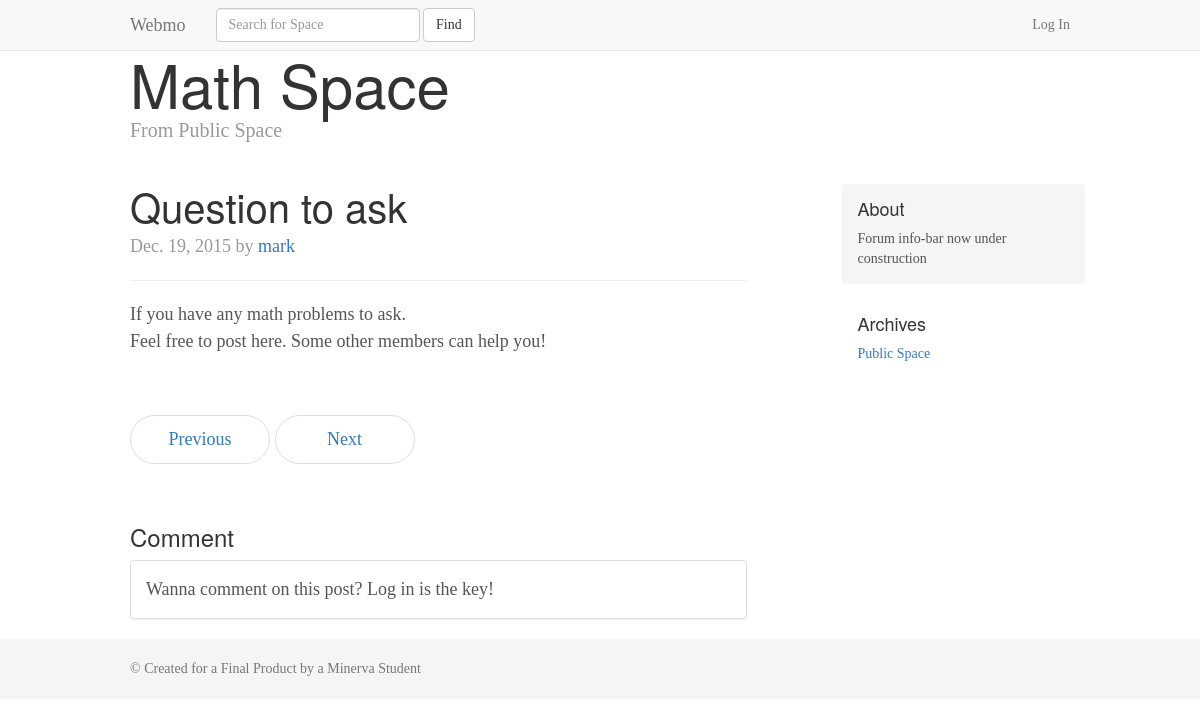
Screenshot of /space/math/math/questiontoask/ with the database file from the repository.
### forums/models.py (models this page shows, shortened)
class Forum(models.Model):
    name = models.CharField(max_length=100, unique=True)
    date = models.DateField('Createddate', auto_now_add=True)
    founder = models.ForeignKey(User)
    urlname = models.CharField(max_length=100, unique=True, default='')

class Post(models.Model):
    title = models.CharField(max_length=31)
    text = models.TextField()
    date = models.DateField('post date', auto_now_add=True)
    session = models.ForeignKey(Session)
    forum = models.ForeignKey(Forum)
    writer = models.ForeignKey(User)
    urlname = models.CharField(max_length=61, unique=True, default='')

### forums/views.py (the view)
# urls.py: url(r'^space/(?P<forum>\w+)/(?P<session>\w+)/(?P<article>\w+)/$', forumviews.page, name='page'),
def page(request, forum, session, article):
    go = log_process(request)
    myforum = Forum.objects.get(urlname=forum)
    mysession = Session.objects.filter(forum=myforum).get(urlname=session)
    posts = Post.objects.filter(forum=myforum, session=mysession)
    previous = None
    next = None
    for i in range(len(posts)):
        if posts[i].urlname == article:
            mypage = posts[i]
            if i - 1 >= 0:
                next = posts[i - 1]
            if i + 1 < len(posts):
                previous = posts[i + 1]
            break
    commentform = CommentForm(request.POST or None)
    if commentform.is_valid():
        instance = commentform.save(commit=False)
        instance.writer = request.user
        instance.post = mypage
        instance.save()
    comments = Comment.objects.filter(post=mypage)
    context = {
        'go': go,
        'page': mypage,
        'forum': myforum,
        'session': mysession,
        'previous': previous,
        'next': next,
        'form': commentform,
        'comments': comments,
    }
    return render(request, 'page.html', context)

### forums/forms.py
class CommentForm(forms.ModelForm):
    class Meta:
        model = Comment
        fields = ['commenttext']

### templates/page.html (shortened to what this page needs)
<!DOCTYPE html>
{% load staticfiles %}
{% load widget_tweaks %}
<html lang="en">
  <head>
    <link href="{% static 'css/bootstrap.min.css'%}" rel="stylesheet">
    <link href="{% static 'css/blog.css'%}" rel="stylesheet">
  </head>
  <body>
  {% include 'nav_bar.html' %}
    <div class="container">
      <div class="blog-header">
        <h1 class="blog-title">{{ forum.name }} Space</h1>
        <p class="lead blog-description">From
          {% if session.name == 'k1n234#$normal$%^&*' %}
          Public Space
          {% else %}
          {{ session.name }}
          {% endif %}
        </p>
      </div>
      <div class="row">
        <div class="col-sm-8 blog-main">
          <div class="blog-post">
            <h2 class="blog-post-title">{{ page.title }}</h2>
            <p class="blog-post-meta">{{ page.date }} by <a href="#">{{ page.writer }}</a></p>
            <hr>
              {{ page.text|linebreaksbr }}
        </div>
          <nav>
            <ul class="pager">
              <li><a href="{% if previous != None %}
              {% url 'page' forum=previous.forum.urlname session=previous.session.urlname article=previous.urlname %}
              {% endif %}">Previous</a></li>
              <li><a href="{% if next != None %}
              {% url 'page' forum=next.forum.urlname session=next.session.urlname article=next.urlname %}
              {% endif %}">Next</a></li>
            </ul>
          </nav>
          <div>
            <h3>Comment</h3>
            {% if go%}
            <form method="post"> {% csrf_token %}
            {% render_field form.commenttext class="form-control" rows="4" %}
              <input type="submit" class="btn btn-default comment-btn">
            </form>
            {% else %}
            <div class="panel panel-default">
              <div class="panel-body">
            Wanna comment on this post? Log in is the key!
                </div>
              </div>
            {% endif %}
          </div>
        </div>
        <div class="col-sm-3 col-sm-offset-1 blog-sidebar">
          <div class="sidebar-module sidebar-module-inset">
            <h4>About</h4>
            <p>Forum info-bar now under construction</p>
          </div>
          <div class="sidebar-module">
            <h4>Archives</h4>
            <ol class="list-unstyled">
              <li><a href="{% url 'spacewithsession' name=forum.urlname session=session.urlname %}">
          {% if session.name == 'k1n234#$normal$%^&*' %}
          Public Space
          {% else %}
          {{ session.name }}
          {% endif %}
              </a></li>
            </ol>
          </div>
        </div>
      </div>
    </div>
    {% include 'footer.html' %}
  </body>
</html>

### static_in/css/blog.css (style rules this page uses)
body { font-family: Georgia, "Times New Roman", Times, serif; color: #555; }
h1, .h1, h2, .h2, h3, .h3, h4, .h4, h5, .h5, h6, .h6 { margin-top: 0; font-family: "Helvetica Neue", Helvetica, Arial, sans-serif; font-weight: normal; color: #333; }
@media (min-width: 1200px) { .container { width: 970px; } }
.blog-header { padding-top: 20px; padding-bottom: 20px; }
.blog-title { margin-top: 30px; margin-bottom: 0; font-size: 60px; font-weight: normal; }
.blog-description { font-size: 20px; color: #999; }
.blog-main { font-size: 18px; line-height: 1.5; }
.sidebar-module { padding: 15px; margin: 0 -15px 15px; }
.sidebar-module-inset { padding: 15px; background-color: #f5f5f5; border-radius: 4px; }
.sidebar-module-inset p:last-child, .sidebar-module-inset ul:last-child, .sidebar-module-inset ol:last-child { margin-bottom: 0; }
.pager { margin-bottom: 60px; text-align: left; }
.pager > li > a { width: 140px; padding: 10px 20px; text-align: center; border-radius: 30px; }
.blog-post { margin-bottom: 60px; }
.blog-post-title { margin-bottom: 5px; font-size: 40px; }
.blog-post-meta { margin-bottom: 20px; color: #999; }

### rows the page displays
Forum: name "Math"
Post: title "Question to ask", date "Dec. 19, 2015", writer "mark", text "If you have any math problems to ask. Feel free to post here. Some other members can help you!"
